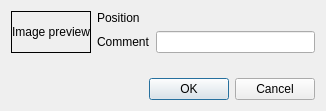
<?xml version="1.0" encoding="UTF-8"?>
<ui version="4.0">
 <class>MarkerDialog_UI</class>
 <widget class="QDialog" name="MarkerDialog_UI">
  <property name="geometry">
   <rect>
    <x>0</x>
    <y>0</y>
    <width>322</width>
    <height>111</height>
   </rect>
  </property>
  <property name="windowTitle">
   <string>Marker</string>
  </property>
  <layout class="QGridLayout" name="gridLayout">
   <item row="3" column="0" colspan="3">
    <widget class="QDialogButtonBox" name="buttonBox">
     <property name="orientation">
      <enum>Qt::Horizontal</enum>
     </property>
     <property name="standardButtons">
      <set>QDialogButtonBox::Cancel|QDialogButtonBox::Ok</set>
     </property>
    </widget>
   </item>
   <item row="1" column="1">
    <widget class="QLabel" name="clip_filesize_3">
     <property name="text">
      <string>Comment</string>
     </property>
    </widget>
   </item>
   <item row="2" column="1" colspan="2">
    <spacer name="verticalSpacer">
     <property name="orientation">
      <enum>Qt::Vertical</enum>
     </property>
     <property name="sizeHint" stdset="0">
      <size>
       <width>218</width>
       <height>2</height>
      </size>
     </property>
    </spacer>
   </item>
   <item row="0" column="0" rowspan="2">
    <widget class="QLabel" name="clip_thumb">
     <property name="frameShape">
      <enum>QFrame::Box</enum>
     </property>
     <property name="text">
      <string>Image preview</string>
     </property>
     <property name="alignment">
      <set>Qt::AlignCenter</set>
     </property>
    </widget>
   </item>
   <item row="1" column="2">
    <widget class="KLineEdit" name="marker_comment"/>
   </item>
   <item row="0" column="1">
    <widget class="QLabel" name="clip_filesize_2">
     <property name="text">
      <string>Position</string>
     </property>
    </widget>
   </item>
   <item row="0" column="2">
    <layout class="QHBoxLayout" name="inputLayout"/>
   </item>
  </layout>
  <zorder>buttonBox</zorder>
  <zorder>clip_filesize_3</zorder>
  <zorder>clip_thumb</zorder>
  <zorder>marker_comment</zorder>
  <zorder>clip_filesize_2</zorder>
 </widget>
 <customwidgets>
  <customwidget>
   <class>KLineEdit</class>
   <extends>QLineEdit</extends>
   <header>klineedit.h</header>
  </customwidget>
 </customwidgets>
 <resources/>
 <connections>
  <connection>
   <sender>buttonBox</sender>
   <signal>accepted()</signal>
   <receiver>MarkerDialog_UI</receiver>
   <slot>accept()</slot>
   <hints>
    <hint type="sourcelabel">
     <x>248</x>
     <y>254</y>
    </hint>
    <hint type="destinationlabel">
     <x>157</x>
     <y>274</y>
    </hint>
   </hints>
  </connection>
  <connection>
   <sender>buttonBox</sender>
   <signal>rejected()</signal>
   <receiver>MarkerDialog_UI</receiver>
   <slot>reject()</slot>
   <hints>
    <hint type="sourcelabel">
     <x>316</x>
     <y>260</y>
    </hint>
    <hint type="destinationlabel">
     <x>286</x>
     <y>274</y>
    </hint>
   </hints>
  </connection>
 </connections>
</ui>
